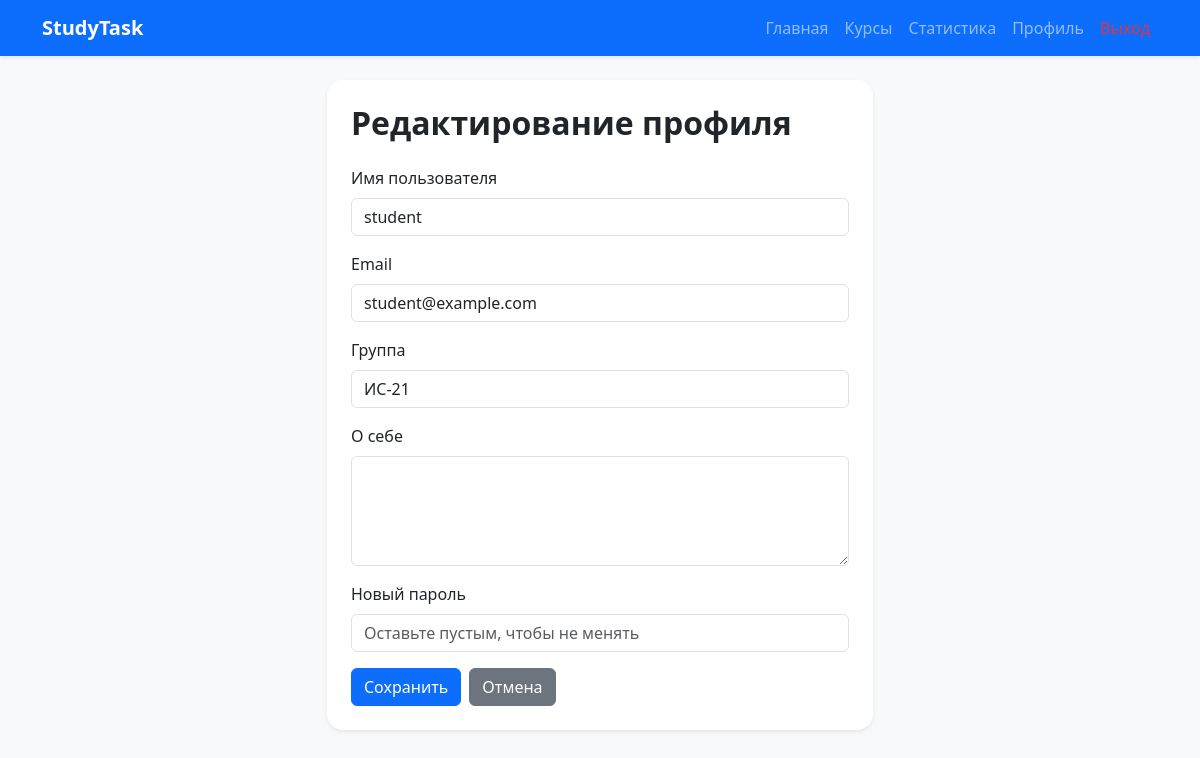
Screenshot of /edit_profile (signed in) with the database file from the repository.
### models.py (models this page shows)
class User(UserMixin, db.Model):
    __tablename__ = 'users'
    id = db.Column(db.Integer, primary_key=True)
    username = db.Column(db.String(80), unique=True, nullable=False)
    email = db.Column(db.String(120), unique=True, nullable=False)
    password_hash = db.Column(db.String(200), nullable=False)
    role = db.Column(db.String(20), nullable=False, default='student')
    group = db.Column(db.String(50), nullable=True)
    about = db.Column(db.Text, nullable=True)
    created_at = db.Column(db.DateTime, default=datetime.utcnow)
    last_login = db.Column(db.DateTime, nullable=True)
    teacher_courses = db.relationship('Course', back_populates='teacher', lazy=True)
    student_submissions = db.relationship('Submission', back_populates='student', lazy=True)

### app.py (the view, shortened to what this page needs)
@app.route('/edit_profile', methods=['GET', 'POST'])
@login_required
def edit_profile():
    return render_template('edit_profile.html')

### app.py (called while the page is built)
@login_manager.user_loader
def load_user(user_id):
    return User.query.get(int(user_id))

@app.context_processor
def utility_processor():
    return {'now': datetime.utcnow()}

### templates/edit_profile.html (shortened to what this page needs)
<!DOCTYPE html>
<html lang="ru">
<head>
    <link href="https://cdn.jsdelivr.net/npm/bootstrap@5.3.0/dist/css/bootstrap.min.css" rel="stylesheet">
    <link rel="stylesheet" href="https://cdn.jsdelivr.net/npm/bootstrap-icons@1.11.0/font/bootstrap-icons.css">
</head>
<body class="bg-light">
    <nav class="navbar navbar-expand-lg navbar-dark bg-primary shadow-sm">
        <div class="container">
            <a class="navbar-brand fw-bold" href="{{ url_for('dashboard') }}">StudyTask</a>
            <div class="collapse navbar-collapse">
                <ul class="navbar-nav ms-auto">
                    <li class="nav-item"><a class="nav-link" href="{{ url_for('dashboard') }}">Главная</a></li>
                    <li class="nav-item"><a class="nav-link" href="{{ url_for('courses') }}">Курсы</a></li>
                    <li class="nav-item"><a class="nav-link" href="{{ url_for('statistics') }}">Статистика</a></li>
                    <li class="nav-item"><a class="nav-link" href="{{ url_for('profile') }}">Профиль</a></li>
                    <li class="nav-item"><a class="nav-link text-danger" href="{{ url_for('logout') }}">Выход</a></li>
                </ul>
            </div>
        </div>
    </nav>
    <div class="container py-4">
        <div class="row justify-content-center">
            <div class="col-lg-6">
                <div class="card border-0 shadow-sm rounded-4">
                    <div class="card-body p-4">
                        <h2 class="fw-bold mb-4">Редактирование профиля</h2>
                        <form method="POST">
                            <div class="mb-3">
                                <label class="form-label">Имя пользователя</label>
                                <input type="text" name="username" class="form-control" value="{{ current_user.username }}" required>
                            </div>
                            <div class="mb-3">
                                <label class="form-label">Email</label>
                                <input type="email" name="email" class="form-control" value="{{ current_user.email }}" required>
                            </div>
                            <div class="mb-3">
                                <label class="form-label">Группа</label>
                                <input type="text" name="group" class="form-control" value="{{ current_user.group or '' }}">
                            </div>
                            <div class="mb-3">
                                <label class="form-label">О себе</label>
                                <textarea name="about" class="form-control" rows="4">{{ current_user.about or '' }}</textarea>
                            </div>
                            <div class="mb-3">
                                <label class="form-label">Новый пароль</label>
                                <input type="password" name="new_password" class="form-control" placeholder="Оставьте пустым, чтобы не менять">
                            </div>
                            <div class="d-flex gap-2">
                                <button type="submit" class="btn btn-primary">Сохранить</button>
                                <a href="{{ url_for('profile') }}" class="btn btn-secondary">Отмена</a>
                            </div>
                        </form>
                    </div>
                </div>
            </div>
        </div>
    </div>
</body>
</html>

### rows the page displays
User: username "student", email "student@example.com", group "ИС-21"
